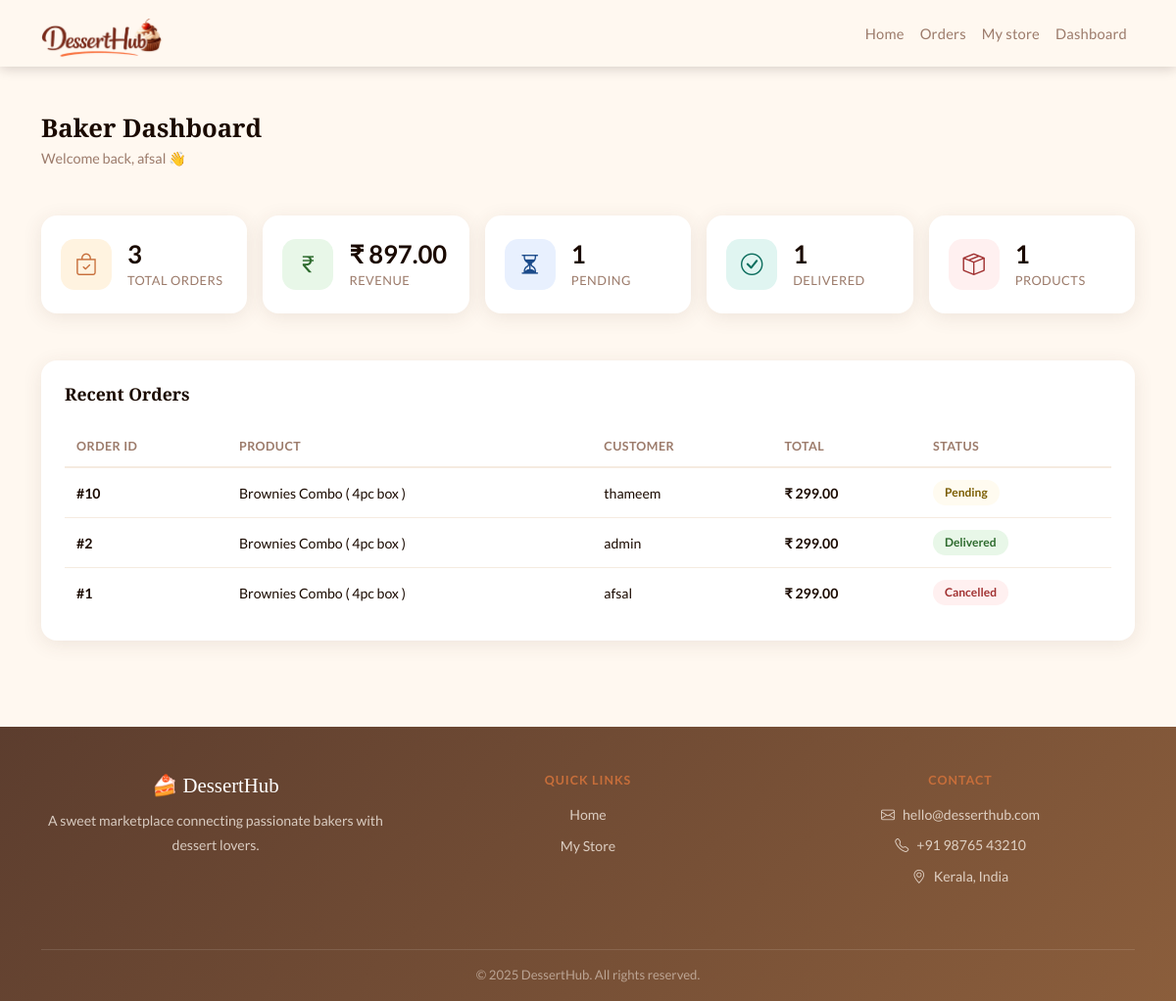
/dashboard/ (signed in), run on the app's committed database.
### orders/models.py (models this page shows, shortened)
class Order(models.Model):
    order_status_choices = [
        ('pending', 'Pending'),
        ('confirmed', 'Confirmed'),
        ('shipped', 'Shipped'),
        ('delivered', 'Delivered'),
        ('cancelled', 'Cancelled'),
    ]
    customer=models.ForeignKey(User, on_delete=models.CASCADE, related_name='orders')
    product=models.ForeignKey(Product, on_delete=models.CASCADE, related_name='orders')
    quantity=models.PositiveIntegerField()
    total_price=models.DecimalField(max_digits=10, decimal_places=2)
    status=models.CharField(max_length=20, choices=order_status_choices, default='pending')
    created_at=models.DateTimeField(auto_now_add=True)
    delivery_name = models.CharField(max_length=100, blank=True)
    delivery_phone = models.CharField(max_length=15, blank=True)
    delivery_address = models.TextField(blank=True)
    delivery_city = models.CharField(max_length=100, blank=True)
    delivery_state = models.CharField(max_length=100, blank=True)
    delivery_pincode = models.CharField(max_length=10, blank=True)

### store/models.py (models this page shows, shortened)
class Product(models.Model):
     baker=models.ForeignKey(User,on_delete=models.CASCADE)
     category=models.ForeignKey(Category,on_delete=models.CASCADE)
     name=models.CharField(max_length=100)
     description=models.TextField()
     price=models.DecimalField(max_digits=10,decimal_places=2)
     stock=models.PositiveIntegerField()
     created_at=models.DateTimeField(auto_now_add=True)
     updated_at=models.DateTimeField(auto_now_add=True)
     is_available=models.BooleanField(default=True)

### dashboard/views.py (the view, shortened to what this page needs)
# urls.py: path('dashboard/', views.dashboard_fn, name='dashboard'),
@login_required(login_url='/accounts/login/')
def dashboard_fn(request):
    user = request.user
    if user.is_superuser:
        total_users = User.objects.count()
        total_orders = Order.objects.count()
        total_products = Product.objects.count()
        total_revenue = sum(o.total_price for o in Order.objects.all())
        recent_orders = Order.objects.order_by('-created_at')[:10]
        context = {
            'total_users': total_users,
            'total_orders': total_orders,
            'total_products': total_products,
            'total_revenue': total_revenue,
            'recent_orders': recent_orders,
            'role': 'admin',
        }
        return render(request, 'dashboard/dashboard.html', context)
    elif user.profile.is_baker():
        orders = Order.objects.filter(product__baker=user)
        total_orders = orders.count()
        total_revenue = sum(o.total_price for o in orders)
        pending_orders = orders.filter(status='pending').count()
        delivered_orders = orders.filter(status='delivered').count()
        total_products = Product.objects.filter(baker=user).count()
        recent_orders = orders.order_by('-created_at')[:5]
        context = {
            'total_orders': total_orders,
            'total_revenue': total_revenue,
            'pending_orders': pending_orders,
            'delivered_orders': delivered_orders,
            'total_products': total_products,
            'recent_orders': recent_orders,
            'role': 'baker',
        }
        return render(request, 'dashboard/dashboard.html', context)

### accounts/models.py (called while the page is built)
    def is_baker(self):
        return self.role == 'baker'

### dashboard/templates/dashboard/dashboard.html (shortened to what this page needs)
{% extends 'base.html' %}
{% load static %}
{% block style %}
    <link rel="stylesheet" href="{% static 'css/dashboard/dashboard.css' %}">
{% endblock %}
{% block content %}
<div class="container py-5">
    {% if role == 'admin' %}
        <h2 class="dashboard-title">Admin Dashboard</h2>
    {% elif role == 'baker' %}
        <h2 class="dashboard-title">Baker Dashboard</h2>
    {% else %}
        <h2 class="dashboard-title">My Dashboard</h2>
    {% endif %}
    <p class="dashboard-subtitle mb-5">Welcome back, {{ request.user.username }} 👋</p>
    <div class="row g-3 mb-5">
        {% if role == 'admin' %}
            <div class="col-6 col-md-3">
                <div class="stat-card">
                    <div class="stat-icon orange"><i class="bi bi-people"></i></div>
                    <div class="stat-info">
                        <div class="stat-number">{{ total_users }}</div>
                        <div class="stat-label">Total Users</div>
                    </div>
                </div>
            </div>
            <div class="col-6 col-md-3">
                <div class="stat-card">
                    <div class="stat-icon green"><i class="bi bi-currency-rupee"></i></div>
                    <div class="stat-info">
                        <div class="stat-number">₹ {{ total_revenue }}</div>
                        <div class="stat-label">Total Revenue</div>
                    </div>
                </div>
            </div>
            <div class="col-6 col-md-3">
                <div class="stat-card">
                    <div class="stat-icon blue"><i class="bi bi-bag-check"></i></div>
                    <div class="stat-info">
                        <div class="stat-number">{{ total_orders }}</div>
                        <div class="stat-label">Total Orders</div>
                    </div>
                </div>
            </div>
            <div class="col-6 col-md-3">
                <div class="stat-card">
                    <div class="stat-icon teal"><i class="bi bi-box-seam"></i></div>
                    <div class="stat-info">
                        <div class="stat-number">{{ total_products }}</div>
                        <div class="stat-label">Products</div>
                    </div>
                </div>
            </div>
        {% elif role == 'baker' %}
            <div class="col-6 col-md-4 col-lg">
                <div class="stat-card">
                    <div class="stat-icon orange"><i class="bi bi-bag-check"></i></div>
                    <div class="stat-info">
                        <div class="stat-number">{{ total_orders }}</div>
                        <div class="stat-label">Total Orders</div>
                    </div>
                </div>
            </div>
            <div class="col-6 col-md-4 col-lg">
                <div class="stat-card">
                    <div class="stat-icon green"><i class="bi bi-currency-rupee"></i></div>
                    <div class="stat-info">
                        <div class="stat-number">₹ {{ total_revenue }}</div>
                        <div class="stat-label">Revenue</div>
                    </div>
                </div>
            </div>
            <div class="col-6 col-md-4 col-lg">
                <div class="stat-card">
                    <div class="stat-icon blue"><i class="bi bi-hourglass-split"></i></div>
                    <div class="stat-info">
                        <div class="stat-number">{{ pending_orders }}</div>
                        <div class="stat-label">Pending</div>
                    </div>
                </div>
            </div>
            <div class="col-6 col-md-4 col-lg">
                <div class="stat-card">
                    <div class="stat-icon teal"><i class="bi bi-check-circle"></i></div>
                    <div class="stat-info">
                        <div class="stat-number">{{ delivered_orders }}</div>
                        <div class="stat-label">Delivered</div>
                    </div>
                </div>
            </div>
            <div class="col-6 col-md-4 col-lg">
                <div class="stat-card">
                    <div class="stat-icon red"><i class="bi bi-box-seam"></i></div>
                    <div class="stat-info">
                        <div class="stat-number">{{ total_products }}</div>
                        <div class="stat-label">Products</div>
                    </div>
                </div>
            </div>
        {% endif %}
    </div>
    <div class="dashboard-card">
        <div class="d-flex justify-content-between align-items-center mb-4">
            <h5 class="dashboard-card-title">Recent Orders</h5>
        </div>
        {% if recent_orders %}
        <div class="table-responsive">
            <table class="table dashboard-table mb-0">
                <thead>
                    <tr>
                        <th>Order ID</th>
                        <th>Product</th>
                        {% if role == 'baker' or role == 'admin' %}
                            <th>Customer</th>
                        {% endif %}
                        <th>Total</th>
                        <th>Status</th>
                    </tr>
                </thead>
                <tbody>
                    {% for order in recent_orders %}
                    <tr>
                        <td><strong>#{{ order.id }}</strong></td>
                        <td>{{ order.product.name }}</td>
                        {% if role == 'baker' or role == 'admin' %}
                            <td>{{ order.customer.username }}</td>
                        {% endif %}
                        <td><strong>₹ {{ order.total_price }}</strong></td>
                        <td>
                            {% if order.status == 'pending' %}
                                <span class="status-badge status-pending">Pending</span>
                            {% elif order.status == 'confirmed' %}
                                <span class="status-badge status-confirmed">Confirmed</span>
                            {% elif order.status == 'shipped' %}
                                <span class="status-badge status-shipped">Shipped</span>
                            {% elif order.status == 'delivered' %}
                                <span class="status-badge status-delivered">Delivered</span>
                            {% elif order.status == 'cancelled' %}
                                <span class="status-badge status-cancelled">Cancelled</span>
                            {% endif %}
                        </td>
                    </tr>
                    {% endfor %}
                </tbody>
            </table>
        </div>
        {% else %}
        <div class="dashboard-empty">
            <i class="bi bi-inbox"></i>
            <p>No orders yet.</p>
        </div>
        {% endif %}
    </div>
</div>
{% endblock %}

### static/css/base.css (style rules this page uses)
:root { --primary: #5C3D2E; --secondary: #FFF8F0; --accent: #c76e3a; --dark: #1A0A00; --bg: #FFF8F0; --muted: #9C7B6B; --card-bg: #FFFFFF; --card-shadow: 0 4px 20px rgba(92, 61, 46, 0.10); --grad: linear-gradient(135deg, #5C3D2E 0%, #8B5E3C 100%); }
* { margin: 0; padding: 0; box-sizing: border-box; }
body { background-color: var(--bg); font-family: 'Lato', sans-serif; color: var(--dark); min-height: 100vh; display: flex; flex-direction: column; }

### static/css/dashboard/dashboard.css (style rules this page uses)
.dashboard-title { font-family: 'Playfair Display', serif; font-size: 1.6rem; font-weight: 700; color: var(--dark); margin-bottom: 4px; }
.dashboard-subtitle { font-size: 0.9rem; color: var(--muted); }
.stat-card { background: #ffffff; border-radius: 16px; padding: 24px 20px; box-shadow: var(--card-shadow); display: flex; align-items: center; gap: 16px; transition: transform 0.2s, box-shadow 0.2s; height: 100%; }
.stat-icon { width: 52px; height: 52px; border-radius: 14px; display: flex; align-items: center; justify-content: center; font-size: 1.4rem; flex-shrink: 0; }
.stat-icon.orange { background: #fff3e0; color: var(--accent); }
.stat-icon.green { background: #e8f7e8; color: #2d6a2d; }
.stat-icon.blue { background: #e8f0fe; color: #1a4a8a; }
.stat-icon.teal { background: #e0f5f1; color: #0d6e5e; }
.stat-icon.red { background: #fff0f0; color: #a03030; }
.stat-info { flex: 1; min-width: 0; }
.stat-number { font-size: 1.6rem; font-weight: 700; color: var(--dark); line-height: 1.1; }
.stat-label { font-size: 0.8rem; color: var(--muted); text-transform: uppercase; letter-spacing: 0.5px; margin-top: 4px; }
.dashboard-card { background: #ffffff; border-radius: 16px; padding: 24px; box-shadow: var(--card-shadow); }
.dashboard-card-title { font-family: 'Playfair Display', serif; font-size: 1.1rem; font-weight: 700; color: var(--dark); margin: 0; }
.dashboard-table thead th { font-size: 0.78rem; text-transform: uppercase; letter-spacing: 0.5px; color: var(--muted); font-weight: 600; border-bottom: 2px solid #f5ebe0; padding: 10px 12px; background: transparent; }
.dashboard-table tbody td { font-size: 0.88rem; color: var(--dark); padding: 12px; vertical-align: middle; border-bottom: 1px solid #f5ebe0; }
.dashboard-table tbody tr:last-child td { border-bottom: none; }
.status-badge { font-size: 0.75rem; font-weight: 600; padding: 4px 12px; border-radius: 20px; display: inline-block; }
.status-pending { background: #fffbf0; color: #7a5c00; }
.status-delivered { background: #e8f7e8; color: #2d6a2d; }
.status-cancelled { background: #fff0f0; color: #a03030; }

### data on the page
Order: id "10", product.name "Brownies Combo ( 4pc box )", customer.username "thameem", total_price "299.00", status "Pending"
Order: id "2", product.name "Brownies Combo ( 4pc box )", customer.username "admin", total_price "299.00", status "Delivered"
Order: id "1", product.name "Brownies Combo ( 4pc box )", customer.username "afsal", total_price "299.00", status "Cancelled"

### other printed values
{{ request.user.username }} "afsal"
{{ total_orders }} "3"
{{ total_revenue }} "897.00"
{{ pending_orders }} "1"
{{ delivered_orders }} "1"
{{ total_products }} "1"
